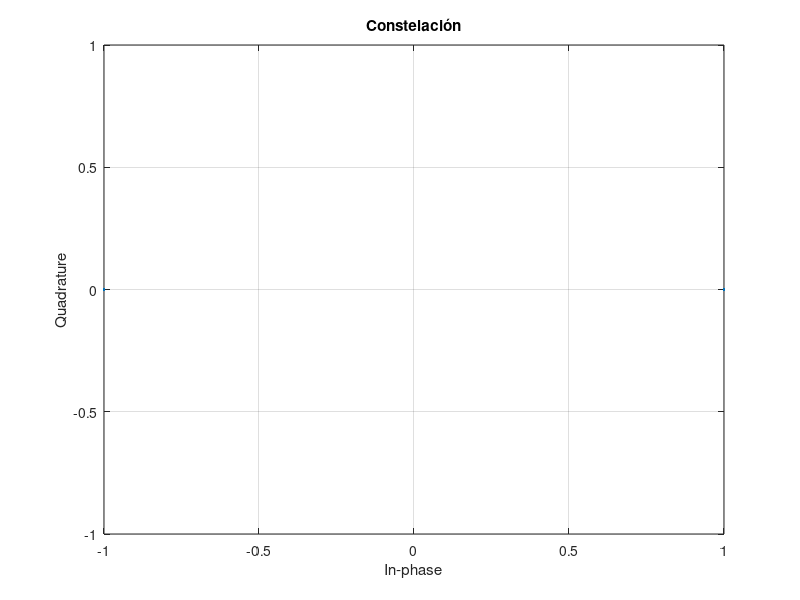
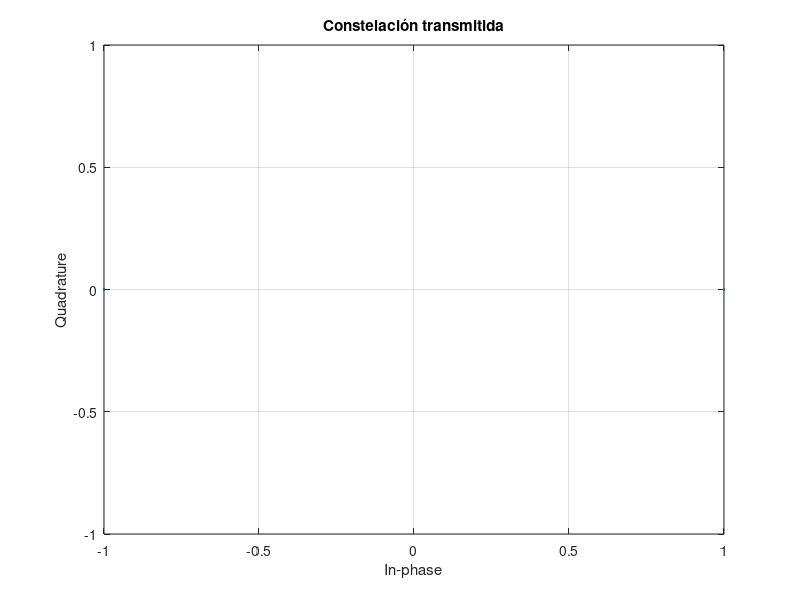
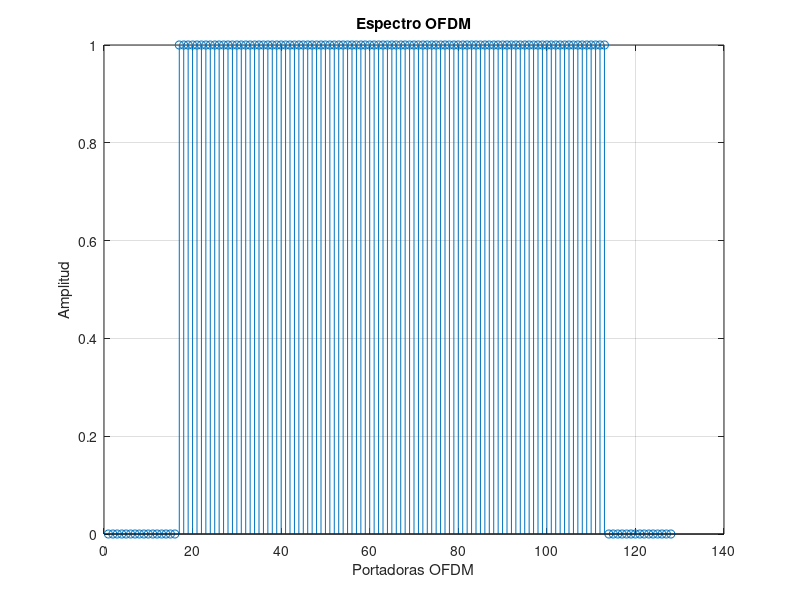
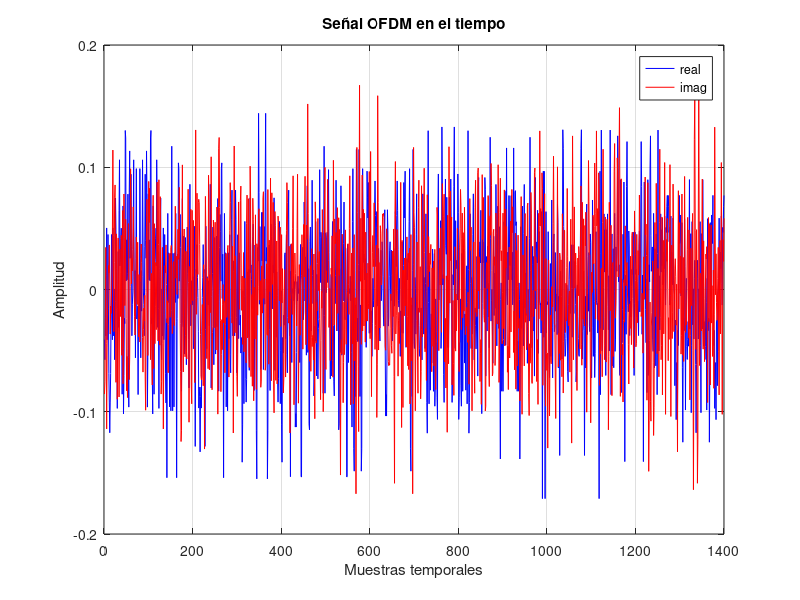

These charts were generated, in order, by the following MATLAB code:
clear all;
close all;
%% Configuración del sistema OFDM
NFFT=128;            % Número de portadoras de la OFDM
NCP = 12;            % Número de muestras del prefijo cíclico
NDATA=97;            % Número de portadoras utilizadas
NUM_SYMB = 10;       % Número de símbols a transmitir
SEED=100;            % Semilla para el generador de números aleatorios
CONSTEL = 'BPSK';    % Constelación utilizada BPSK o QPSK
SNR=-50;             % SNR en dB

tic

% Inicializamos el generador de números aleatorios con la semilla
rng(SEED);

% Definición de la constelación
switch CONSTEL
    case 'BPSK'
        M=1;
        C=[1 -1];
    case 'QPSK'
        C=[1+1i 1-1i -1+1i -1-1i];
        M=2;      
end

scatterplot(C);
grid
title('Constelación')

%% Receptor
% Generación de los bits a transmitir
numbits = NUM_SYMB*NDATA*M;
bits_tx = rand(numbits, 1)>0.5; % numbits x 1

% Bits to symbols
aux  = reshape(bits_tx, M, []).'; % numbits/M x M
symb = zeros(size(aux, 1),1);     % numbits/M x 1
for k=1:M
    symb = symb + (2^(k-1))*aux(:,k); % primera columna = lsb 
end

% Mapper
const_points = C(symb+1); % numbits/M x 1

scatterplot(const_points);
grid
title('Constelación transmitida')

% Símbolos OFDM en frecuencia (rejilla tiempo frecuencia)
ofdm_freq = zeros(NFFT, NUM_SYMB); % NFFT x NUM_SYMB
ofdm_freq(ceil((NFFT-NDATA)/2)+(1:NDATA),:) = reshape(const_points, NDATA, NUM_SYMB);

figure
stem(abs(ofdm_freq(:,1))); % Pintamos un único símbolo
grid
xlabel('Portadoras OFDM');
ylabel('Amplitud');
title('Espectro OFDM')

% ifftshift permite pasar de una representación del espectro con el f=0 en el
% centro a una representación con f=0 a la izquierda.
% Importante el 1 para hacer la transformación en la dimensión correcta
ofdm_freq=ifftshift(ofdm_freq, 1); % NFFT x NUM_SYMB

% Modulacion OFDM
% Importante el 1 para hacer la transformación en la dimensión correcta
ofdm_time = ifft(ofdm_freq, NFFT, 1); % NFFT x NUM_SYMB

% Prefijo cíclico de forma matricial
ofdm_time = [ofdm_time(end-(NCP-1):end, :); ofdm_time];

% Salida secuencial (el : lee por columnas)
tx = ofdm_time(:); % (NFFT+NCP)·NUM_SYMB x 1

figure
plot(real(tx), 'b-');
hold on
plot(imag(tx), 'r-');
xlabel('Muestras temporales');
ylabel('Amplitud');
legend('real', 'imag');
grid
title('Señal OFDM en el tiempo')

% Espectro de la señal transmitida
figure
pwelch(tx);

%% Canal AWGN

% Ruido
Ps = mean(tx.*conj(tx)); % Potencia de señal
nsr = 10^(-SNR/10);      % Pn/Ps

noise = (randn(size(tx))+1i*randn(size(tx))) / sqrt(2); % Ruido complejo de potencia 1
noise = sqrt(Ps*nsr).*noise; % Ruido complejo de potencia Ps*snr
% Alternativa a las dos líneas anteriores:
% noise = wgn(size(tx,1), 1, Ps*nsr, 'complex');

rx = tx+noise;

% Return termina la ejecución del script. Las líneas de después no se
% ejecutarán
return

%% Receptor
% TO-DO: Receptor (operaciones inversas al transmisor)

% Demap
switch CONSTEL
    case 'BPSK'
        bits_rx = rx_constel<0;
    case 'QPSK'
        bits_rx = zeros(1,length(rx_constel)*2);
        bits_rx(2:2:end) = real(rx_constel)<0;
        bits_rx(1:2:end) = imag(rx_constel)<0;
end

BER = mean(xor(bits_rx, bits_tx.'));
fprintf(1, 'BER = %f\n', BER);
toc
